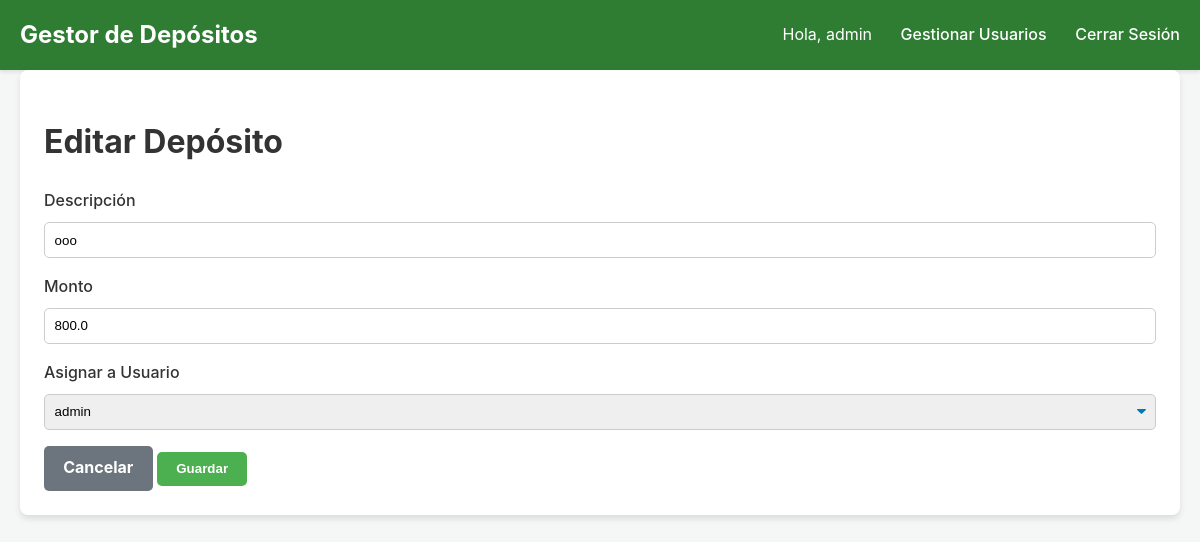
Screenshot of /deposit/4/edit (signed in) with the database file from the repository.
### app.py (models this page shows, shortened)
class User(UserMixin, db.Model):
    id = db.Column(db.Integer, primary_key=True)
    username = db.Column(db.String(80), unique=True, nullable=False)
    password_hash = db.Column(db.String(120), nullable=False)
    role = db.Column(db.String(20), nullable=False, default='normal') # Roles: 'admin' o 'normal'
    @property
    def is_admin(self):
        return self.role == 'admin'

class Deposit(db.Model):
    id = db.Column(db.Integer, primary_key=True)
    description = db.Column(db.String(200), nullable=False)
    amount = db.Column(db.Float, nullable=False)
    timestamp = db.Column(db.DateTime, nullable=False, default=datetime.utcnow)
    recipient_id = db.Column(db.Integer, db.ForeignKey('user.id'), nullable=False)
    creator_id = db.Column(db.Integer, db.ForeignKey('user.id'), nullable=False)
    recipient = db.relationship('User', foreign_keys=[recipient_id], backref=db.backref('deposits', lazy='dynamic'))
    creator = db.relationship('User', foreign_keys=[creator_id], backref=db.backref('created_deposits', lazy=True))

### app.py (the view, shortened to what this page needs)
@app.route('/deposit/<int:deposit_id>/edit', methods=['GET', 'POST'])
@login_required
@admin_required
def edit_deposit(deposit_id):
    deposit = Deposit.query.get_or_404(deposit_id)
    users = User.query.all()
    return render_template('edit_deposit.html', deposit=deposit, users=users)

### app.py (called while the page is built)
@login_manager.user_loader
def load_user(user_id):
    return User.query.get(int(user_id))

def admin_required(f):
    @wraps(f)
    def decorated_function(*args, **kwargs):
        if not current_user.is_admin:
            flash('Esta área es solo para administradores.', 'warning')
            return redirect(url_for('dashboard'))
        return f(*args, **kwargs)
    return decorated_function

### templates/edit_deposit.html (shortened to what this page needs)
{% extends 'base.html' %}
{% block content %}
<div class="card">
    <h1 class="page-title">Editar Depósito</h1>
    {% include '_form.html' %}
</div>
{% endblock %}

### templates/base.html (shortened to what this page needs)
<!doctype html>
<html lang="es">
<head>
    <link rel="stylesheet" href="{{ url_for('static', filename='css/style.css') }}">
</head>
<body>
    <nav class="navbar">
        <div class="container navbar-content">
            <a href="{{ url_for('dashboard') }}" class="navbar-brand">Gestor de Depósitos</a>
            <div class="navbar-links">
                {% if current_user.is_authenticated %}
                    <span class="navbar-user">Hola, {{ current_user.username }}</span>
                    {% if current_user.is_admin %}
                        <a href="{{ url_for('list_users') }}">Gestionar Usuarios</a>
                    {% endif %}
                    <a href="{{ url_for('logout') }}">Cerrar Sesión</a>
                {% else %}
                    <a href="{{ url_for('login') }}">Iniciar Sesión</a>
                {% endif %}
            </div>
        </div>
    </nav>
    <main class="container">
        {% block content %}{% endblock %}
    </main>
</body>
</html>

### templates/_form.html (shortened to what this page needs)
<form method="POST">
    <div class="form-group">
        <label for="description">Descripción</label>
        <input type="text" class="form-control" id="description" name="description" value="{{ deposit.description if deposit else '' }}" required>
    </div>
    <div class="form-group">
        <label for="amount">Monto</label>
        <input type="number" step="0.01" class="form-control" id="amount" name="amount" value="{{ deposit.amount if deposit else '' }}" required>
    </div>
    <div class="form-group">
        <label for="user_id">Asignar a Usuario</label>
        <select class="form-control" id="user_id" name="user_id" required>
            {% for user in users %}
                <option value="{{ user.id }}" {% if deposit and deposit.recipient_id == user.id %}selected{% endif %}>{{ user.username }}</option>
            {% endfor %}
        </select>
    </div>
    <a href="{{ url_for('dashboard') }}" class="btn btn-secondary">Cancelar</a>
    <button type="submit" class="btn btn-primary">Guardar</button>
</form>

### static/css/style.css (style rules this page uses)
body { font-family: -apple-system, BlinkMacSystemFont, "Segoe UI", Roboto, "Helvetica Neue", Arial, sans-serif; background-color: #f4f7f6; color: #333; margin: 0; line-height: 1.6; }
.container { max-width: 1200px; margin: 0 auto; padding: 0 20px; }
.navbar { background-color: #2E7D32; color: #fff; padding: 1rem 0; box-shadow: 0 2px 4px rgba(0,0,0,0.1); }
.navbar-content { display: flex; justify-content: space-between; align-items: center; }
.navbar-brand { font-size: 1.5rem; font-weight: bold; color: #fff; text-decoration: none; }
.navbar-links a { color: #fff; text-decoration: none; margin-left: 1.5rem; font-weight: 500; }
.navbar-user { margin-left: 1.5rem; }
main { padding-top: 2rem; padding-bottom: 2rem; }
.card { background-color: #fff; border-radius: 8px; box-shadow: 0 4px 6px rgba(0,0,0,0.1); padding: 1.5rem; margin-bottom: 1.5rem; }
.page-title { font-size: 2rem; font-weight: bold; }
.btn { display: inline-block; text-decoration: none; font-weight: bold; color: #fff; padding: 0.6rem 1.2rem; border-radius: 5px; text-align: center; cursor: pointer; border: none; transition: background-color 0.2s ease-in-out; }
.btn-primary { background-color: #4CAF50; }
.btn-secondary { background-color: #6c757d; }
.form-group { margin-bottom: 1rem; }
.form-group label { display: block; font-weight: 500; margin-bottom: 0.5rem; }
.form-control { width: 100%; padding: 0.6rem; border: 1px solid #ccc; border-radius: 5px; box-sizing: border-box; }
select.form-control { appearance: none; background-repeat: no-repeat; background-position: right .7em top 50%; background-size: .65em auto; padding-right: 2.5em; }

### rows the page displays
User: username "admin"
Deposit: description "ooo", amount "800.0", user_id "admin"
